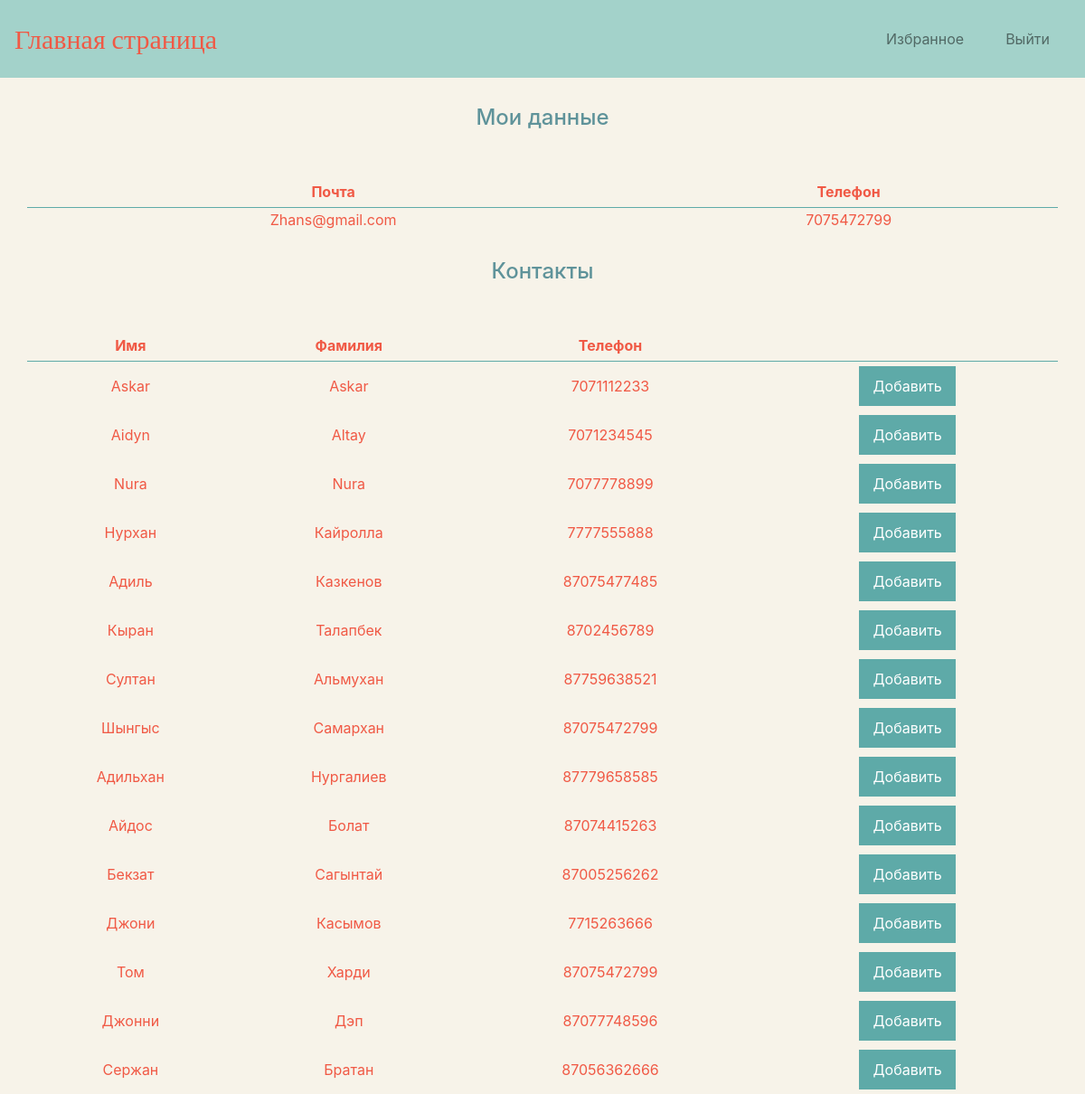
Screenshot of /code/main.php (signed in) with the database file from the repository.
### tables this page shows
CREATE TABLE `contacts` (
  `id` int(11) NOT NULL,
  `name` varchar(255) NOT NULL,
  `lastname` varchar(255) NOT NULL,
  `phone` varchar(255) NOT NULL
);

### code/main.php (the view, shortened to what this page needs)
<?php
include_once('vender/connect.php');
$contacts = mysqli_query($connect, "SELECT * FROM `contacts` ");
?>
<!DOCTYPE html>
<html lang="ru" dir="ltr">
  <head>
    <link rel="stylesheet" href="https://stackpath.bootstrapcdn.com/bootstrap/4.3.1/css/bootstrap.min.css">
    <link rel="stylesheet" href="styleTransport.css"/>
  </head>
  <body>
    <section id="navbar">
      <nav class="navbar navbar-expand-lg navbar-light">
      <a id="logo" class="navbar-brand" href="/main.php">Главная страница</a>
      <div class="collapse navbar-collapse" id="navbarNav">
        <ul class="navbar-nav ml-auto">
          <li class="nav-item"><a class="nav-link" href="/myContacts.php">Избранное</a></li>
          <li class="nav-item"><a class="nav-link" href="vender/logout.php">Выйти</a></li>
        </ul>
      </div>
    </nav>
    </section>
    <div class="Mycard">
      <table style="width:95%">
        <thead>
          <h4 class="h4Label">Мои данные</h4>
          <tr>
            <th>Почта</th>
            <th>Телефон</th>
          </tr>
        </thead>
        <tbody>
          <tr>
            <td><?= $_SESSION['user']['email'] ?></td>
            <td><?= $_SESSION['user']['phone'] ?></td>
          </tr>
        </tbody>
      </table>
    </div>
    <?php
        if (mysqli_num_rows($contacts) > 0) {
    ?>
    <table style="width:95%">
      <thead>
        <h4 class="h4Label">Контакты</h4>
        <tr>
          <th>Имя</th>
          <th>Фамилия</th>
          <th>Телефон</th>
          <th></th>
        </tr>
      </thead>
      <tbody>
      <?php
        while($row = mysqli_fetch_array($contacts)) {
      ?>
        <tr>
          <p type=hidden>
          <td><?php echo $row["name"]; ?></td>
          <td><?php echo $row["lastname"]; ?></td>
          <td><?php echo $row["phone"]; ?></td>
          <form class="form" action="vender/add.php" method="post">
          <td><input class="button1" type="submit" name="select" size="30" value="Добавить"></td>
          </form>
        </tr>
        <?php
        }
        ?>
      </tbody>
    </table>
    <?php
    }
    else{
        echo "No result found";
    }
    ?>
  </body>
</html>

### code/styleTransport.css (style rules this page uses)
body { background-color: #f7f3e9; text-align: center; }
#logo { color: #f05945; font-family: Roboto Condensed; font-size: 30px; }
.button1 { border: none; color: white; padding: 10px 15px; text-align: center; text-decoration: none; display: inline-block; font-size: 16px; margin: 4px 2px; transition-duration: 0.4s; cursor: pointer; background-color: #5eaaa8; }
table { padding-top: 100px; }
#navbar { position: sticky; top: 0; z-index: 10; background-color: #a3d2ca;; }
.nav-item { padding: 15px; }
table,th { margin-top: 50px; margin-left: 30px; }
th { color: #f05945; border: 1px solid #5eaaa8; border-collapse: collapse; border-top: 0; border-left: 0; border-right: 0; padding: 5px; text-align: center; }
td { color: #f05945; }
.Mycard { background-color: #f7f3e9; }
.h4Label { margin-top: 30px; color: #5f939a; }

### rows the page displays
contacts: name "Askar", lastname "Askar", phone "7071112233"
contacts: name "Aidyn", lastname "Altay", phone "7071234545"
contacts: name "Nura", lastname "Nura", phone "7077778899"
contacts: name "Нурхан", lastname "Кайролла", phone "7777555888"
contacts: name "Адиль", lastname "Казкенов", phone "87075477485"
contacts: name "Кыран", lastname "Талапбек", phone "8702456789"
contacts: name "Султан", lastname "Альмухан", phone "87759638521"
contacts: name "Шынгыс", lastname "Самархан", phone "87075472799"
contacts: name "Адильхан", lastname "Нургалиев", phone "87779658585"
contacts: name "Айдос", lastname "Болат", phone "87074415263"
contacts: name "Бекзат", lastname "Сагынтай", phone "87005256262"
contacts: name "Джони", lastname "Касымов", phone "7715263666"
contacts: name "Том", lastname "Харди", phone "87075472799"
contacts: name "Джонни", lastname "Дэп", phone "87077748596"
contacts: name "Сержан", lastname "Братан", phone "87056362666"

### other values shown
$_SESSION['user']['email'] "Zhans@gmail.com"
$_SESSION['user']['phone'] "7075472799"
